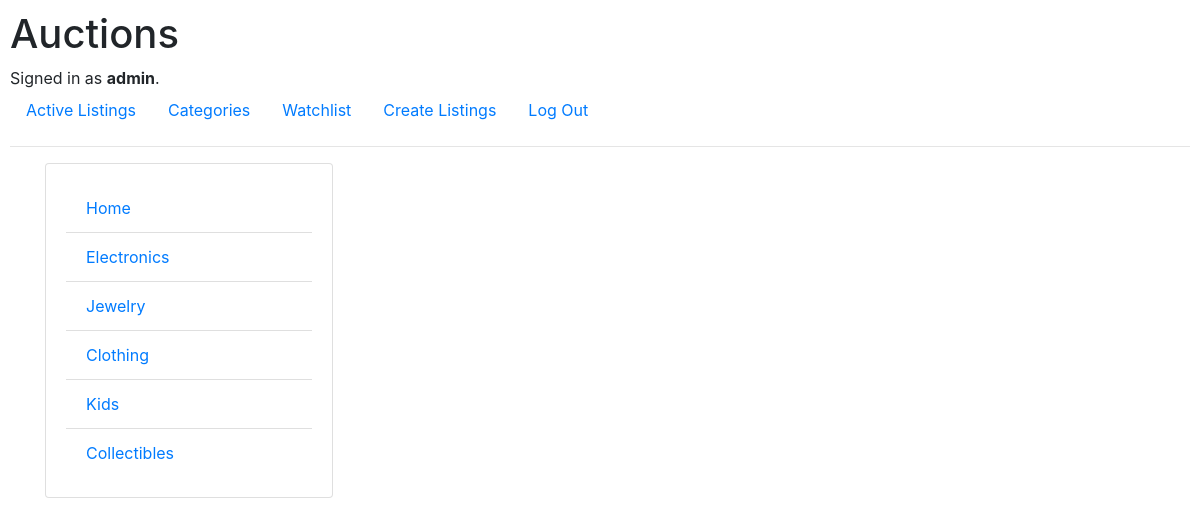
Page /category (signed in) on the committed database.
### auctions/models.py (models this page shows, shortened)
class User(AbstractUser):
    """
    Creates User model
    """

class Category(models.Model):
    category = models.CharField(max_length=20)

### auctions/views.py (the view)
# urls.py: path("category", views.category, name="category"),
def category(request):
    try:
        categories = Category.objects.values_list()
        category = [row[1] for row in categories]
        return render(request, "auctions/categories.html", {
            "categories": category
        })
    except:
        return render(request, "auctions/message_banner.html", {
                "message": "Sorry categories could not be retrieved, \
                    please try again !!"
            })

### auctions/templates/auctions/categories.html
{% extends "auctions/layout.html" %}
{% block body %}
<div class="container">
<div class="card card-body" style="width: 18rem;">
    <ul class="list-group list-group-flush">
        {% for category in categories %}
        <li class="list-group-item"><a href="{% url 'auctions:categorylisting' category %}">
            {{ category }}</a></li>
        {% endfor %}
    </ul>
  </div>
</div>
{% endblock %}

### auctions/templates/auctions/layout.html (shortened to what this page needs)
{% load static %}
<!DOCTYPE html>
<html lang="en">
    <head>
        <link rel="stylesheet" href="https://stackpath.bootstrapcdn.com/bootstrap/4.4.1/css/bootstrap.min.css">
        <link href="{% static 'auctions/styles.css' %}" rel="stylesheet">
    </head>
    <body>
        <h1>Auctions</h1>
        <div>
            {% if user.is_authenticated %}
                Signed in as <strong>{{ user.username }}</strong>.
            {% else %}
                Not signed in.
            {% endif %}
        </div>
        <ul class="nav">
            <li class="nav-item">
                <a class="nav-link" href="{% url 'auctions:index' %}">Active Listings</a>
            </li>
            <li class="nav-item">
                <a class="nav-link" href="{% url 'auctions:category' %}">Categories</a>
            </li>
            {% if user.is_authenticated %}
                <li class="nav-item">
                    <a class="nav-link" href="{% url 'auctions:watchlist' %}">Watchlist</a>
                </li>
                <li class="nav-item">
                    <a class="nav-link" href="{% url 'auctions:createlisting' %}">Create Listings</a>
                </li>
                <li class="nav-item">
                    <a class="nav-link" href="{% url 'auctions:logout' %}">Log Out</a>
                </li>
            {% endif %}
        </ul>
        <hr>
        {% block body %}
        {% endblock %}
    </body>
</html>

### auctions/static/auctions/styles.css (style rules this page uses)
body { padding: 10px; }

### rows in the picture
User: username "admin"
Category: categories "Home"
Category: categories "Electronics"
Category: categories "Jewelry"
Category: categories "Clothing"
Category: categories "Kids"
Category: categories "Collectibles"
